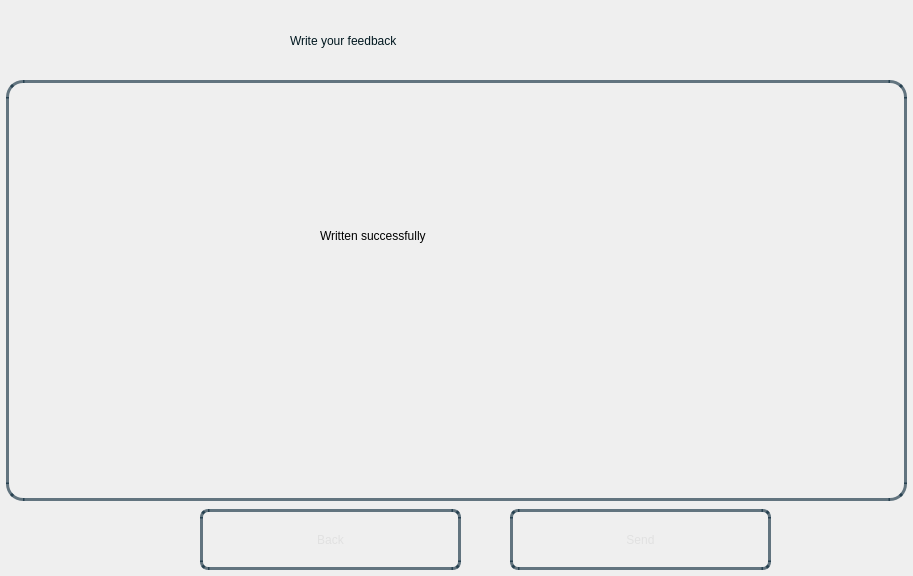
<?xml version="1.0" encoding="UTF-8"?>
<ui version="4.0">
 <class>Dialog</class>
 <widget class="QDialog" name="Dialog">
  <property name="geometry">
   <rect>
    <x>0</x>
    <y>0</y>
    <width>913</width>
    <height>576</height>
   </rect>
  </property>
  <property name="windowTitle">
   <string>Dialog</string>
  </property>
  <widget class="QWidget" name="bgwidget" native="true">
   <property name="geometry">
    <rect>
     <x>0</x>
     <y>0</y>
     <width>911</width>
     <height>581</height>
    </rect>
   </property>
   <property name="styleSheet">
    <string notr="true">QWidget#bgwidget{
background-color:qlineargradient(x1: 1, y1: 1, x2:1, y2: 0.2, stop: 0 rgba(0, 52, 89,140),
stop: 1 rgba(0, 168, 232,190))
}
</string>
   </property>
   <widget class="QLabel" name="classId">
    <property name="geometry">
     <rect>
      <x>290</x>
      <y>10</y>
      <width>431</width>
      <height>61</height>
     </rect>
    </property>
    <property name="styleSheet">
     <string notr="true">font: 24pt &quot;Sans Serif Collection&quot;;
color: rgba(0,23,31,255);
</string>
    </property>
    <property name="text">
     <string>Write your feedback</string>
    </property>
   </widget>
   <widget class="QPushButton" name="backBtn">
    <property name="geometry">
     <rect>
      <x>200</x>
      <y>509</y>
      <width>261</width>
      <height>61</height>
     </rect>
    </property>
    <property name="styleSheet">
     <string notr="true">
QPushButton{
border-radius:8px;
border:3px solid rgba(0,30,50,150);
color:rgba(225,225,225,255);
background-color:rgba(0,0,0,0);
font: 22pt &quot;Sans Serif Collection&quot;;
}
.QPushButton:hover
{
   background-color:white;
	color: rgba(0,30,50,150);
}</string>
    </property>
    <property name="text">
     <string>Back</string>
    </property>
   </widget>
   <widget class="QPushButton" name="sendBtn">
    <property name="geometry">
     <rect>
      <x>510</x>
      <y>509</y>
      <width>261</width>
      <height>61</height>
     </rect>
    </property>
    <property name="styleSheet">
     <string notr="true">
QPushButton{
border-radius:8px;
border:3px solid rgba(0,30,50,150);
color:rgba(225,225,225,255);
background-color:rgba(0,0,0,0);
font: 22pt &quot;Sans Serif Collection&quot;;
}
.QPushButton:hover
{
   background-color:white;
	color: rgba(0,30,50,150);
}</string>
    </property>
    <property name="text">
     <string>Send</string>
    </property>
   </widget>
   <widget class="QPlainTextEdit" name="textPara">
    <property name="geometry">
     <rect>
      <x>6</x>
      <y>80</y>
      <width>901</width>
      <height>421</height>
     </rect>
    </property>
    <property name="styleSheet">
     <string notr="true">QPlainTextEdit{
	border-radius:17px;
	background-color:rgba(0,0,0,0);
border:3px solid rgba(0,30,50,150);
	font: 14pt &quot;Sans Serif Collection&quot;;
	padding-left:20px;
	padding-right:20px;
}

QPlainTextEdit:focus{
	border:3px solid ;
	border-color: rgb(21, 98, 166);
}</string>
    </property>
    <property name="plainText">
     <string/>
    </property>
   </widget>
   <widget class="QLabel" name="done">
    <property name="geometry">
     <rect>
      <x>320</x>
      <y>210</y>
      <width>311</width>
      <height>51</height>
     </rect>
    </property>
    <property name="styleSheet">
     <string notr="true">font: 20pt &quot;MS Shell Dlg 2&quot;;
color:&quot;green&quot;</string>
    </property>
    <property name="text">
     <string>Written successfully</string>
    </property>
   </widget>
  </widget>
 </widget>
 <resources/>
 <connections/>
</ui>
